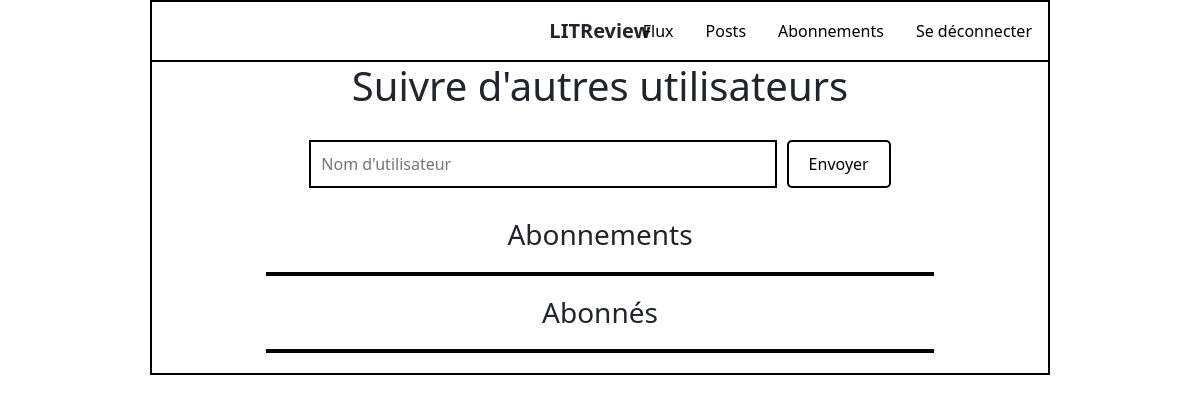
Before: /social/subscriptions/ (signed in) with the older database file.
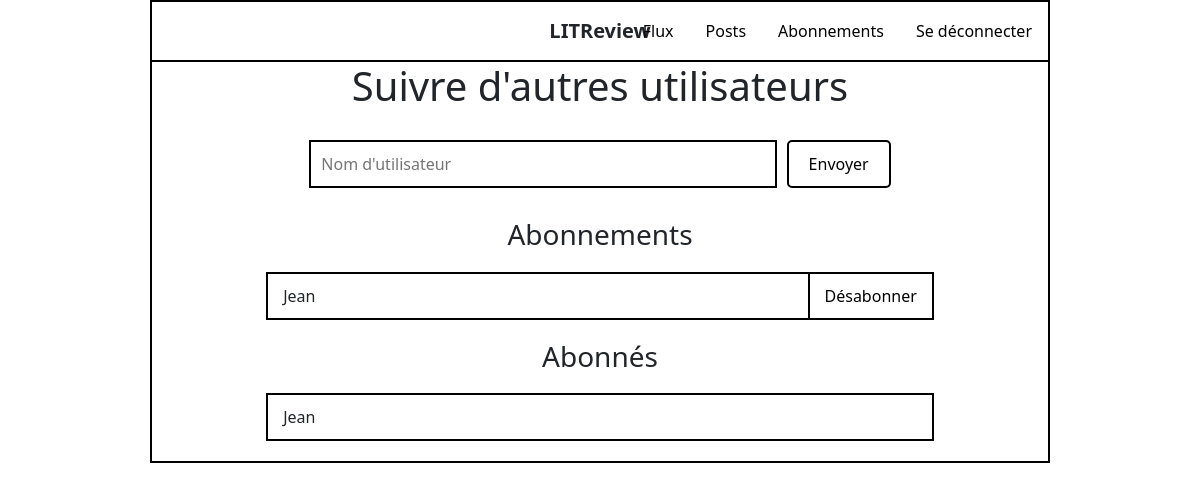
After: the same page with the newer database file.
### social/models.py (models this page shows)
class UserFollows(models.Model):
    user = models.ForeignKey(settings.AUTH_USER_MODEL,
                             related_name='following', on_delete=models.CASCADE)
    followed_user = models.ForeignKey(settings.AUTH_USER_MODEL,
                                      related_name='followed_by', on_delete=models.CASCADE)
    class Meta:
        constraints = [
            UniqueConstraint(fields=['user', 'followed_user'], name='unique_follow'),
            CheckConstraint(check=~models.Q(user=models.F('followed_user')),
                            name='prevent_self_follow')
        ]

### authentication/models.py (models this page shows, shortened)
class User(AbstractUser):
    follows = models.ManyToManyField(
        'self',
        symmetrical=False,
        verbose_name='suit',
        through='social.UserFollows'
    )
    class Meta:
        verbose_name = 'Utilisateur'
        verbose_name_plural = 'Utilisateurs'

### social/views.py (the view, shortened to what this page needs)
# urls.py: path('subscriptions/', views.subscription_page, name='subscription_page'),
@login_required
def subscription_page(request):
    following = UserFollows.objects.filter(user=request.user)
    followers = UserFollows.objects.filter(followed_user=request.user)
    return render(request, 'social/subscription.html', {
        'following': following,
        'followers': followers,
    })

### social/templates/social/subscription.html (shortened to what this page needs)
{% extends 'base_plus_navbar.html' %}
{% load static %}
{% block extra_css %}
<link rel="stylesheet" href="{% static '/social/subscription.css' %}">
{% endblock extra_css %}
{% block content %}
<div class="subscription-container">
    <h1>Suivre d'autres utilisateurs</h1>
    <form method="POST" action="{% url 'social:subscription_page' %}" class="follow-form">
        <div class="search-container">
            <input type="text" name="username" class="search-input" placeholder="Nom d'utilisateur" required>
            <button type="submit" class="search-button">Envoyer</button>
        </div>
    </form>
    <div class="subscriptions-section">
        <h3>Abonnements</h3>
        <div class="subscription-list">
            {% for follow in following %}
            <div class="subscription-item">
                <div class="user-name">{{ follow.followed_user.username }}</div>
                <form method="POST" action="{% url 'social:unfollow_user' follow.followed_user.id %}" class="unsubscribe-form">
                    <button type="submit" class="unsubscribe-button">Désabonner</button>
                </form>
            </div>
            {% endfor %}
        </div>
    </div>
    <div class="followers-section">
        <h3>Abonnés</h3>
        <div class="followers-list">
            {% for follower in followers %}
            <div class="follower-item">
                <div class="user-name">{{ follower.user.username }}</div>
            </div>
            {% endfor %}
        </div>
    </div>
</div>
{% endblock content %}

### templates/base_plus_navbar.html
{% extends 'base.html' %}
{% block header %}
<header class="header-with-nav">
    <div class="logo">LITReview</div>
    <nav>
        <ul>
            <li><a href="{% url 'reviews:feed' %}">Flux</a></li>
            <li><a href="{% url 'reviews:posts' %}">Posts</a></li>
            <li><a href="{% url 'social:subscription_page' %}">Abonnements</a></li>
            <li><a href="{% url 'authentication:logout' %}">Se déconnecter</a></li>
        </ul>
    </nav>
</header>
{% endblock header %}

### templates/base.html (shortened to what this page needs)
<!DOCTYPE html>
<html lang="fr">
<head>
    {% load static %}
    <link rel="stylesheet" href="{% static 'base.css' %}">
    <link href="https://cdn.jsdelivr.net/npm/bootstrap@5.3.3/dist/css/bootstrap.min.css"
          rel="stylesheet"
>
    {% block extra_css %}{% endblock extra_css %}
</head>
<body>
    <div class="wrapper">
        {% block header %}{% endblock header %}
        <div class="container">
            {% block content %}{% endblock content %}
        </div>
    </div>
</body>
</html>

### static/base.css (style rules this page uses)
body { font-family: Arial, sans-serif; text-align: center; margin: 0; padding: 0; }
.wrapper { width: 75%; margin: 0 auto; border: 2px solid black; }
header { border-bottom: 2px solid black; height: 60px; display: flex; align-items: center; position: relative; padding: 1rem; }
.logo { font-size: 20px; font-weight: bold; position: absolute; left: 50%; transform: translateX(-50%); }
.header-with-nav nav { position: absolute; right: 1rem; }
.header-with-nav nav ul { list-style: none; margin: 0; padding: 0; display: flex; gap: 2rem; }
.header-with-nav nav a { text-decoration: none; color: black; }

### social/static/social/subscription.css (style rules this page uses)
.subscription-container { width: 80%; margin: 0 auto; padding: 0 15px; text-align: center; }
h2, h3 { margin: 20px 0; font-weight: normal; }
.search-container { display: flex; justify-content: center; margin: 30px 0; }
.search-input { width: 70%; padding: 10px; border: 2px solid black; font-size: 16px; }
.search-button { margin-left: 10px; padding: 10px 20px; background-color: #fff; border: 2px solid black; border-radius: 5px; cursor: pointer; }
.subscription-list, .followers-list { width: 100%; margin: 20px auto; border: 2px solid black; }
.subscription-item, .follower-item { display: flex; align-items: center; }
.subscription-item { border-bottom: 2px solid black; }
.subscription-item:last-child { border-bottom: none; }
.follower-item { border-bottom: 2px solid black; }
.follower-item:last-child { border-bottom: none; }
.user-name { flex: 1; padding: 10px 15px; text-align: left; }
.unsubscribe-button { height: 100%; padding: 10px 15px; background-color: #fff; border: none; border-left: 2px solid black; cursor: pointer; margin: 0; }

Changed rows visible on the page:
added UserFollows: followed_user.username "Jean", shown under "Abonnements"
added UserFollows: user.username "Jean", shown under "Abonnés"
